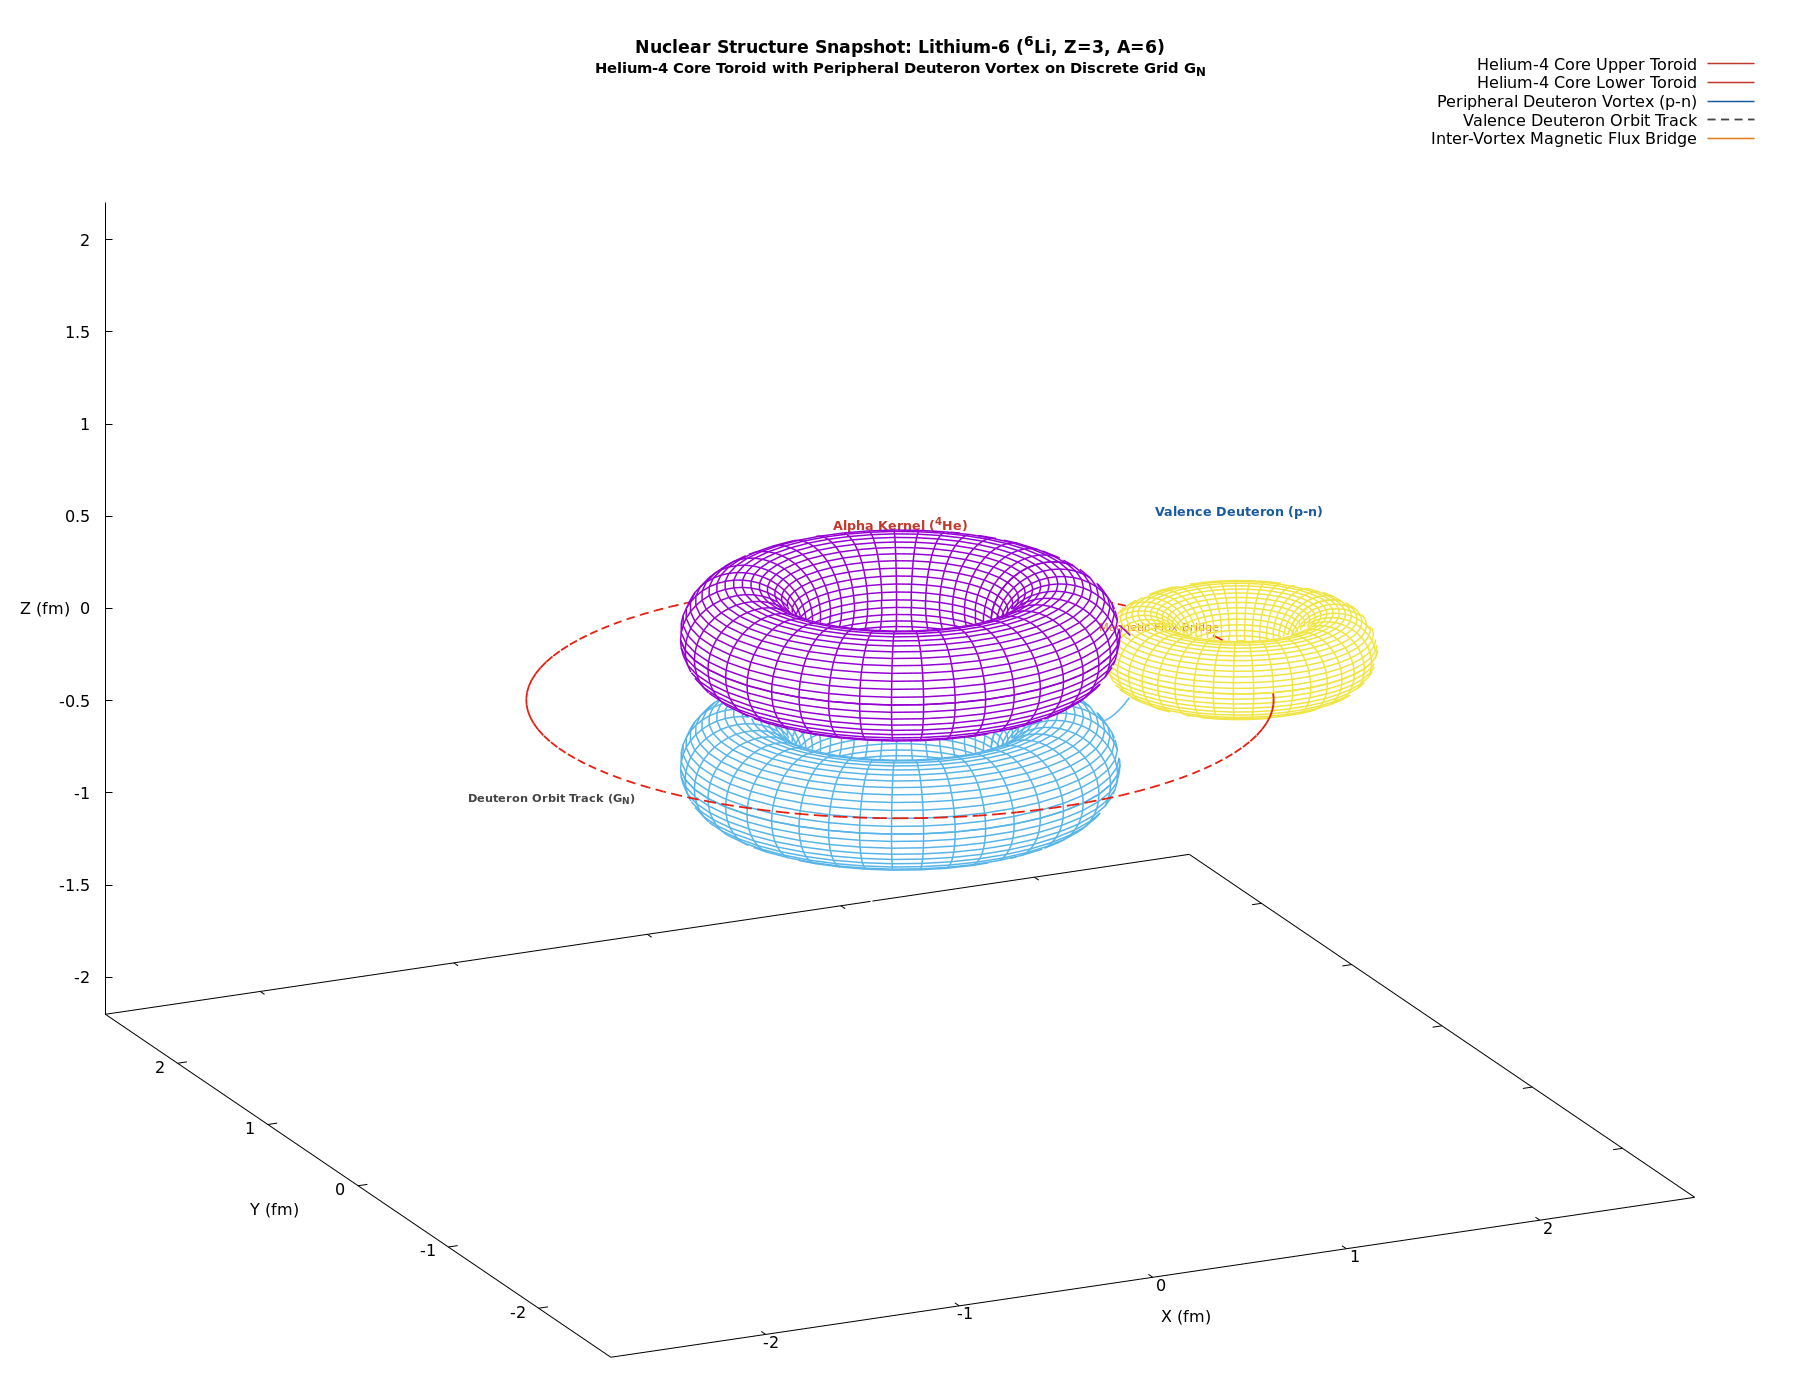

gnuplot code for this plot:
# Gnuplot: 3D High-Detail Wireframe Snapshot of Lithium-6 Nucleus
# Depicts the discrete electromagnetic architecture of the 6Li nucleus on G_N:
# - A central, tightly bound Helium-4 alpha core toroid (coaxial dual-vortex)
# - An external equatorial deuteron (p-n) toroidal vortex orbiting the core in the XY-plane
# - Poloidal magnetic flux bridges anchoring the deuteron to the alpha kernel
# Pure wireframe meshwork with hidden-line removal; no surface shading.

reset

if (exists("OUTFILE")) {
    set terminal pngcairo size 1800,1400 font "Sans,12"
    set output OUTFILE
}

set title "Nuclear Structure Snapshot: Lithium-6 (^6Li, Z=3, A=6)\n{/*0.85Helium-4 Core Toroid with Peripheral Deuteron Vortex on Discrete Grid G_N}" font "Sans-Bold,13" offset 0,-0.5

set parametric
set hidden3d
unset pm3d
set surface

set isosamples 44, 44
set urange [0:2*pi]
set vrange [0:2*pi]

set xlabel "X (fm)" offset -1,-0.5
set ylabel "Y (fm)" offset 1,-0.5
set zlabel "Z (fm)" offset 1,0
set xrange [-2.8:2.8]
set yrange [-2.8:2.8]
set zrange [-2.2:2.2]
set xyplane at -2.2
set view 65, 335, 1.2, 1.0

# 1. Central Helium-4 Core (Alpha Toroid)
R_alpha = 0.75
r_alpha = 0.28
z_alpha = 0.35

x_a_top(u, v) = (R_alpha + r_alpha * cos(v)) * cos(u)
y_a_top(u, v) = (R_alpha + r_alpha * cos(v)) * sin(u)
z_a_top(u, v) =  z_alpha + r_alpha * sin(v)

x_a_bot(u, v) = (R_alpha + r_alpha * cos(v)) * cos(u)
y_a_bot(u, v) = (R_alpha + r_alpha * cos(v)) * sin(u)
z_a_bot(u, v) = -z_alpha + r_alpha * sin(v)

# 2. Peripheral Deuteron Toroidal Vortex (Valence p-n pair at R_d = 1.75 fm)
R_d_center = 1.75
R_d_maj = 0.45
r_d_min = 0.20

# Valence Deuteron Toroid centered on X-axis at (R_d_center, 0, 0)
x_deut(u, v) = R_d_center + (R_d_maj + r_d_min * cos(v)) * cos(u)
y_deut(u, v) = (R_d_maj + r_d_min * cos(v)) * sin(u)
z_deut(u, v) = r_d_min * sin(v)

# 3. 1D Deuteron Orbital Equilibrium Ring on G_N
set samples 120
set table $ORBIT_TRACK
plot [t=0:2*pi] R_d_center * cos(t), R_d_center * sin(t)
unset table

# 4. 1D Magnetic Flux Bridges between Core and Deuteron
set samples 80
set table $BRIDGE_TOP
plot [t=0:1] (R_alpha + (R_d_center - R_d_maj - R_alpha) * t), (0.28 * sin(t * pi))
unset table

# Wireframe Line Styles
set style line 1 lc rgb "#c0392b" lw 1.5              # Crimson: Core alpha toroids
set style line 2 lc rgb "#185a9d" lw 1.5              # Blue: Peripheral deuteron toroid
set style line 3 lc rgb "#444444" dt (18, 12) lw 1.8   # Distinct Dashed Dark Gray: Deuteron orbital guide ring
set style line 4 lc rgb "#e67e22" lw 1.6              # Amber: Inter-vortex magnetic flux bridge

set label 1 "Alpha Kernel (^4He)" at 0, 0, 0.95 center font "Sans-Bold,9.5" tc rgb "#c0392b"
set label 2 "Valence Deuteron (p-n)" at R_d_center, 0, 0.75 center font "Sans-Bold,9.5" tc rgb "#185a9d"
set label 3 "Magnetic Flux Bridge" at 1.15, -0.4, 0.35 center font "Sans,8.5" tc rgb "#e67e22"
set label 4 "Deuteron Orbit Track (G_N)" at -1.8, 0, -0.25 center font "Sans-Bold,8.5" tc rgb "#444444"

splot x_a_top(u, v),   y_a_top(u, v),   z_a_top(u, v)   with lines ls 1 title "Helium-4 Core Upper Toroid", \
      x_a_bot(u, v),   y_a_bot(u, v),   z_a_bot(u, v)   with lines ls 1 title "Helium-4 Core Lower Toroid", \
      x_deut(u, v),    y_deut(u, v),    z_deut(u, v)    with lines ls 2 title "Peripheral Deuteron Vortex (p-n)", \
      $ORBIT_TRACK using 1:2:(0.0) with lines ls 3 title "Valence Deuteron Orbit Track", \
      $BRIDGE_TOP  using 1:(0.0):2 with lines ls 4 title "Inter-Vortex Magnetic Flux Bridge", \
      $BRIDGE_TOP  using 1:(0.0):(-$2) with lines ls 4 notitle

if (!exists("OUTFILE")) {
    pause mouse close
}
